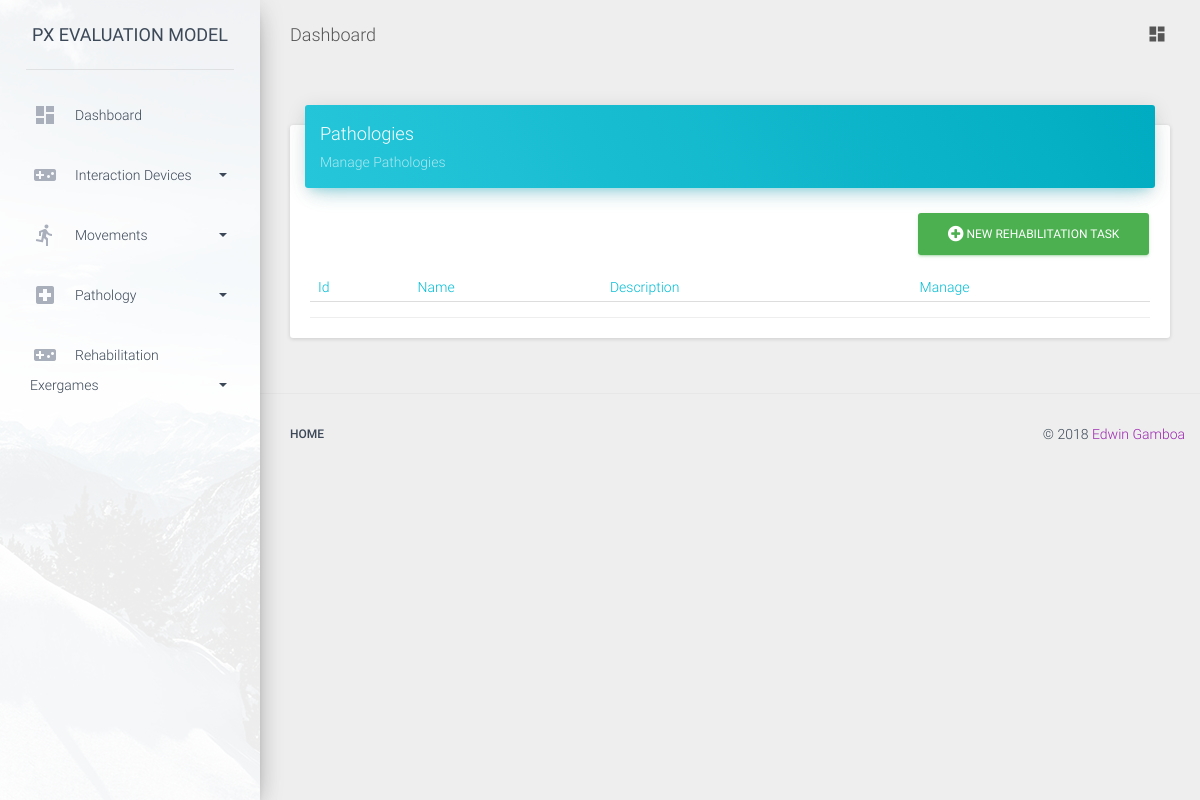
Page /rehab_exergames/rehab_exergame/ on the earlier database version.
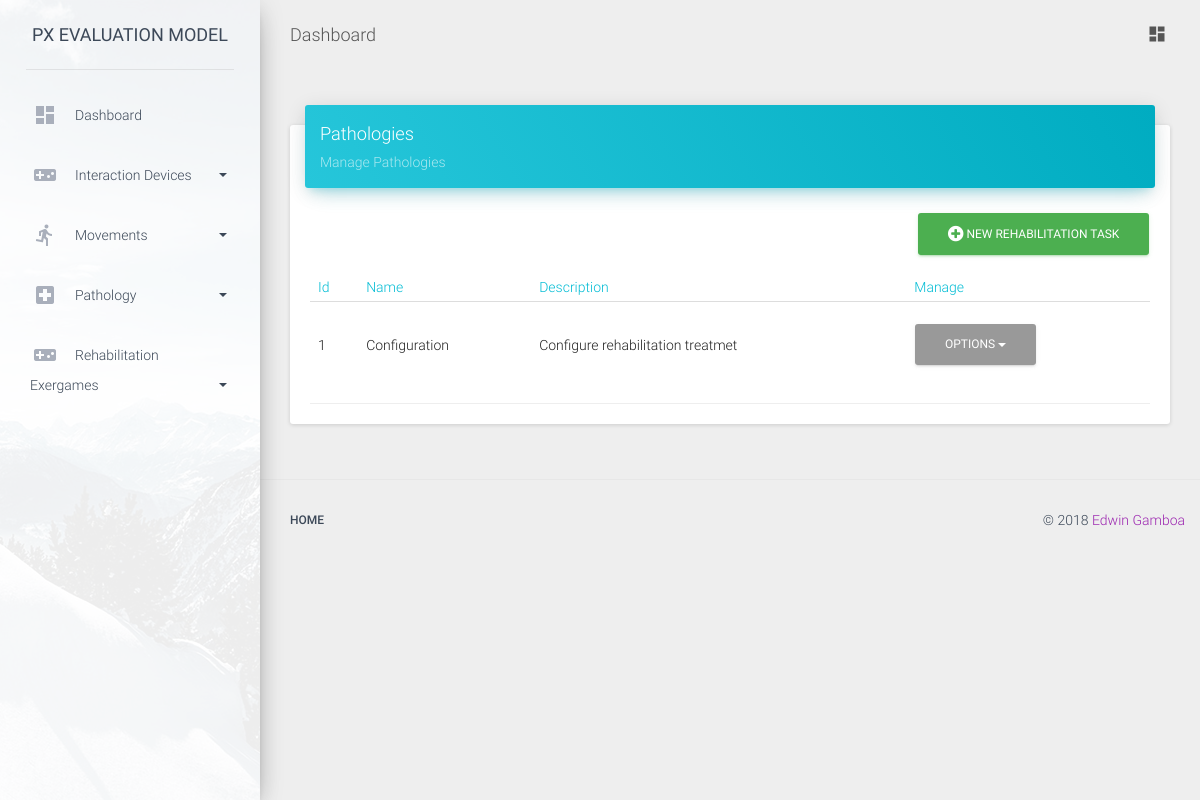
Same page on the later database version.
### rehab_exergames/models.py (models this page shows, shortened)
class RehabilitationTask (models.Model):
    name = models.CharField(max_length=140)
    description = models.TextField()

### rehab_exergames/views.py (the view)
class RehabilitationTaskList(ListView):
    model = RehabilitationTask

### templates/rehab_exergames/rehabilitationtask_list.html (shortened to what this page needs)
{% extends "list_base.html" %}
{% block card_title %}Pathologies{% endblock card_title %}
{% block card_description %}Manage Pathologies{% endblock card_description%}
{% block table_head %}
    <tr>
        <th>Id</th>
        <th>Name</th>
        <th>Description</th>
        <th>Manage</th>
    </tr>
{% endblock table_head %}
{% block table_body %}
    {% for object in object_list %}
        <tr>
            <td>{{ object.id }}</td>
            <td>{{ object.name }}</td>
            <td>{{ object.description }}</td>
            <td>
                <div class="dropdown">
                    <a href="#" class="btn dropdown-toggle" data-toggle="dropdown">
                        Options
                        <b class="caret"></b>
                    </a>
                </div>
            </td>
        </tr>
    {% endfor %}
{% endblock table_body %}
{% block new_url %} {% url 'rehab_exergames:new_task' %} {% endblock new_url %}
{% block new_object_name %}Rehabilitation Task{% endblock new_object_name %}

Differences in the rows shown:
added RehabilitationTask: id "1", name "Configuration", description "Configure rehabilitation treatmet"
